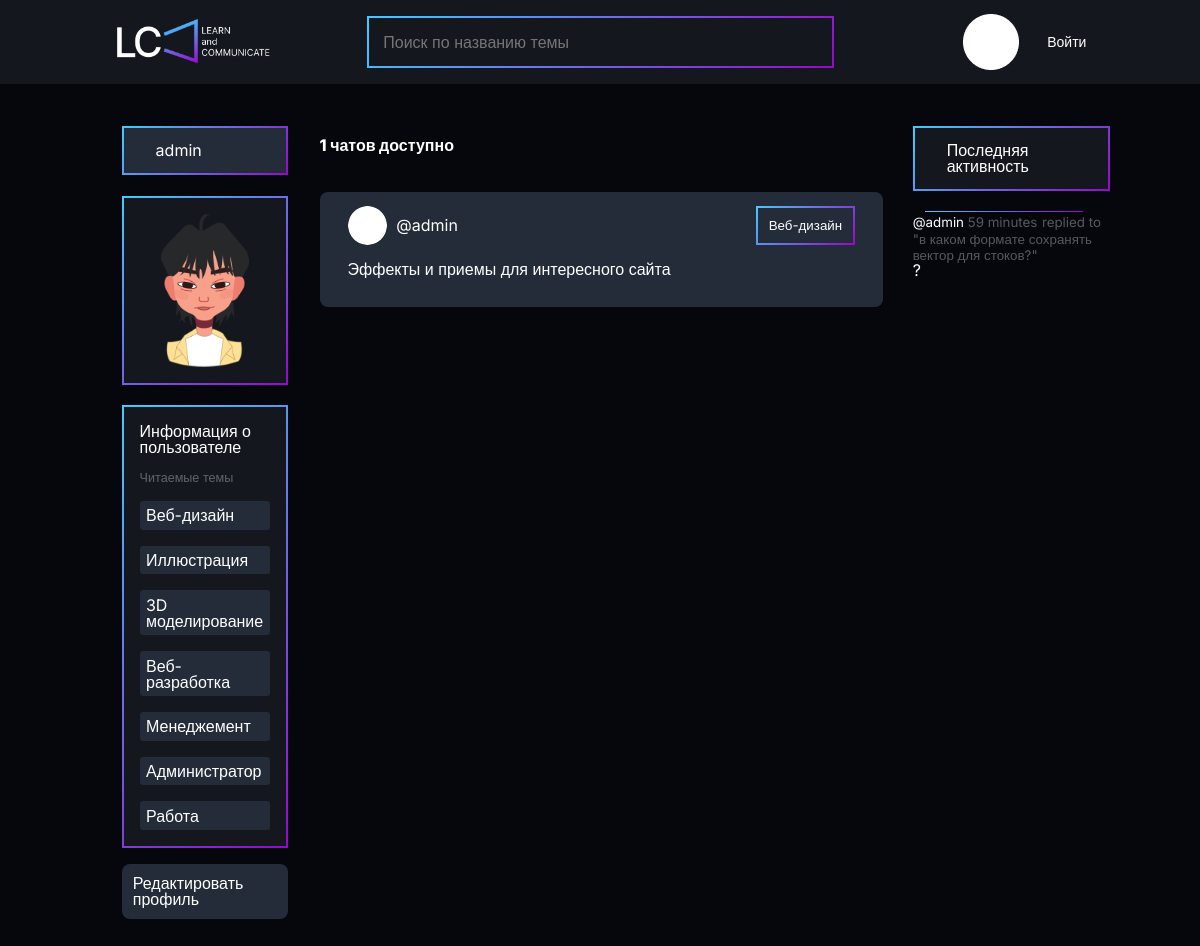
Screenshot of /profile/5/ with the database file from the repository.
### base/models.py (models this page shows, shortened)
class Topic(models.Model):
    name = models.CharField(max_length=200)

class Room(models.Model):
    host = models.ForeignKey(User, on_delete=models.SET_NULL, null = True)
    topic = models.ForeignKey(Topic, on_delete=models.SET_NULL, null = True)
    name = models.CharField(max_length=200)
    description = models.TextField(null=True, blank=True)
    participants = models.ManyToManyField(User, related_name='participants', blank=True)
    updated = models.DateTimeField(auto_now=True)
    created=models.DateTimeField(auto_now_add=True)
    class Meta:
        ordering = ['-updated', '-created']
    def __str__(self):
        return self.name

class Message(models.Model):
    user =  models.ForeignKey(User, on_delete=models.CASCADE)
    room = models.ForeignKey(Room, on_delete=models.CASCADE)
    body = models.TextField()
    updated = models.DateTimeField(auto_now=True)
    created=models.DateTimeField(auto_now_add=True)
    class Meta:
        ordering = ['-updated', '-created']
    def __str__(self):
        return self.body[0:20]

### base/views.py (the view)
# urls.py: path('profile/<str:pk>/', views.userProfile, name="user-profile"),
def userProfile(request, pk):
    user = User.objects.get(id = pk)
    rooms = user.room_set.all()
    room_count = rooms.count()
    room_messages = user.message_set.all()
    topics = Topic.objects.all()
    context = {'user': user, 'rooms': rooms, 'room_messages': room_messages, 'topics': topics, 'room_count':room_count}
    return render(request, 'base/profile.html', context)

### base/templates/base/profile.html (shortened to what this page needs)
{% extends 'main.html' %} {%load static%} {% block content %}
<div class="profile-container">
    <div class ="user-info">
        <h3>{{user}}</h3>
        <img src="{%static 'images/ayta.png'%}" alt="" class="profile-user" />
        <div>
            <h4>Информация о пользователе</h4>
            <span>Читаемые темы</span>
            {%for topic in topics%}
                <p>{{topic.name}}</p>
            {%endfor%}
        </div>
        <a href="{%url 'update-user'%}">Редактировать профиль</a>
    </div>
    <div>
        {% include 'base/feed_components.html' %}
    </div>
    <div> {% include 'base/activity_component.html' %} </div>
</div>
{% endblock content %}

### base/templates/base/feed_components.html
{%load static%}
<div class="feed-cont">
    <h5>{{room_count}} чатов доступно</h5>
    {% for room in rooms %}
    <div class="feed-item">
        <div class="first-feed">
            <div class="user-feed">
                <img src="{%static 'images/circle.png'%}" class="feed-image"/>
                <a href="{%url 'user-profile' room.host.id%}">@{{room.host.username}}</a>
            </div>
            <div class="stat-feed">
                <small>{{room.topic.name}}</small>
            </div>
        </div>
        <h3><a href="{%  url 'room' room.id %}"> {{room.name}}</a></h3>
    </div>
    {% endfor %}
</div>

### base/templates/base/activity_component.html
<div class="activity-cont">
    <h3>Последняя активность</h3>
    {%for message in room_messages%}
    <div class="activity-item">
        <small
            ><a href="{%url 'user-profile' message.user.id%}"
                >@{{message.user}}</a
            >
            {{message.created|timesince}}</small>
        <small id="small-act">replied to "{{message.room}}"</small>
        <p>{{message}}</p>
    </div>
    {%endfor%}
</div>

### static/main.css (style rules this page uses)
* { padding: 0; margin: 0; border: 0; }
*, *:before, *:after { -webkit-box-sizing: border-box; box-sizing: border-box; }
html, body { height: 100%; width: 100%; font-size: 100%; line-height: 1; font-size: 14px; -ms-text-size-adjust: 100%; -moz-text-size-adjust: 100%; -webkit-text-size-adjust: 100%; }
a, a:visited { text-decoration: none; }
img { vertical-align: top; }
h1, h2, h3, h4, h5, h6 { font-size: inherit; font-weight: 400; }
.feed-cont { padding-top: 0.8rem; }
.feed-cont h5 { font-weight: 800; margin-bottom: 2.4em; }
.feed-item { background-color: #242C39; width: 95%; padding: 1rem 2rem; margin-bottom: 2rem; border-radius: 8px; }
.feed-item h3 { margin-bottom: 1em; }
.first-feed { display: -ms-grid; display: grid; -ms-grid-columns: 1fr 0 1fr 0 1fr 0 1fr 0 1fr; grid-template-columns: 1fr 1fr 1fr 1fr 1fr; -webkit-column-gap: 0; -moz-column-gap: 0; column-gap: 0; margin-bottom: 1em; }
.user-feed { display: -webkit-box; display: -ms-flexbox; display: flex; -webkit-box-align: center; -ms-flex-align: center; align-items: center; }
.user-feed img { width: 2.8rem; height: 2.8rem; border-radius: 50%; margin-right: 0.6em; -o-object-fit: scale-down; object-fit: scale-down; }
.stat-feed { -ms-grid-column: 5; grid-column-start: 5; display: -webkit-box; display: -ms-flexbox; display: flex; -webkit-box-align: center; -ms-flex-align: center; align-items: center; -webkit-box-pack: center; -ms-flex-pack: center; justify-content: center; padding: 0.5em; border-radius: 8px; border: 2px solid white; -o-border-image: linear-gradient(135deg, #43CBFF 0%, #9708CC 100%); border-image: linear-gradient(135deg, #43CBFF 0%, #9708CC 100%); border-image-slice: 1; }
.activity-cont h3 { background-color: #14181E; padding: 0.9em; padding-left: 2em; margin-bottom: 1.4em; border: 2px solid white; -o-border-image: linear-gradient(135deg, #43CBFF 0%, #9708CC 100%); border-image: linear-gradient(135deg, #43CBFF 0%, #9708CC 100%); border-image-slice: 1; }
.activity-cont small { color: #FFFFFF54; }
.activity-cont .activity-item { margin-bottom: 1.5em; position: relative; }
.activity-cont .activity-item:after { content: ""; background: linear-gradient(135deg, #43CBFF 0%, #9708CC 100%); position: absolute; top: -2px; width: 80%; height: 1px; left: 6%; margin-bottom: 0.2em; }
.profile-container { display: -ms-grid; display: grid; -ms-grid-columns: 1fr 0 3fr 0 1fr; grid-template-columns: 1fr 3fr 1fr; padding: 3rem 5.6em; gap: 0; }
.user-info { display: -webkit-box; display: -ms-flexbox; display: flex; -webkit-box-orient: vertical; -webkit-box-direction: normal; -ms-flex-direction: column; flex-direction: column; padding: 0 2em; }
.user-info div { border: 2px solid white; -o-border-image: linear-gradient(135deg, #43CBFF 0%, #9708CC 100%); border-image: linear-gradient(135deg, #43CBFF 0%, #9708CC 100%); border-image-slice: 1; background-color: #14181E; padding: 1em; }
.user-info div span { color: #FFFFFF54; margin-bottom: 2em; font-size: 0.9rem; }
.user-info div p { background-color: #242C39; padding: 0.4em; border-radius: 0.2em; margin-top: 1em; }
.user-info div h4 { margin-bottom: 0.8em; }
.user-info h3 { background-color: #242C39; padding: 0.9em; padding-left: 2em; margin-bottom: 1.3em; border: 2px solid white; -o-border-image: linear-gradient(135deg, #43CBFF 0%, #9708CC 100%); border-image: linear-gradient(135deg, #43CBFF 0%, #9708CC 100%); border-image-slice: 1; }
.user-info img { border: 2px solid white; -o-border-image: linear-gradient(135deg, #43CBFF 0%, #9708CC 100%); border-image: linear-gradient(135deg, #43CBFF 0%, #9708CC 100%); border-image-slice: 1; background-color: #14181E; -o-object-fit: scale-down; object-fit: scale-down; padding: 1em 0; height: 13.5rem; margin-bottom: 1.3em; }
.user-info a { background-color: #242C39; padding: 0.7em; border-radius: 8px; margin: 1em 0; }
body { font-family: "Inter", sans-serif; font-size: 16px; font-weight: 400; color: white; background-color: #06070D; }
body a { color: white; }

### rows the page displays
Topic: name "Веб-дизайн"
Topic: name "Иллюстрация"
Topic: name "3D моделирование"
Topic: name "Веб-разработка"
Topic: name "Менеджемент"
Topic: name "Администратор"
Topic: name "Работа"
Room: host.username "admin", topic.name "Веб-дизайн", name "Эффекты и приемы для интересного сайта"
Message: user "admin", created "59 minutes", room "в каком формате сохранять вектор для стоков?", body "?"

### other values shown
{{ user }} "admin"
{{ room_count }} "1"
